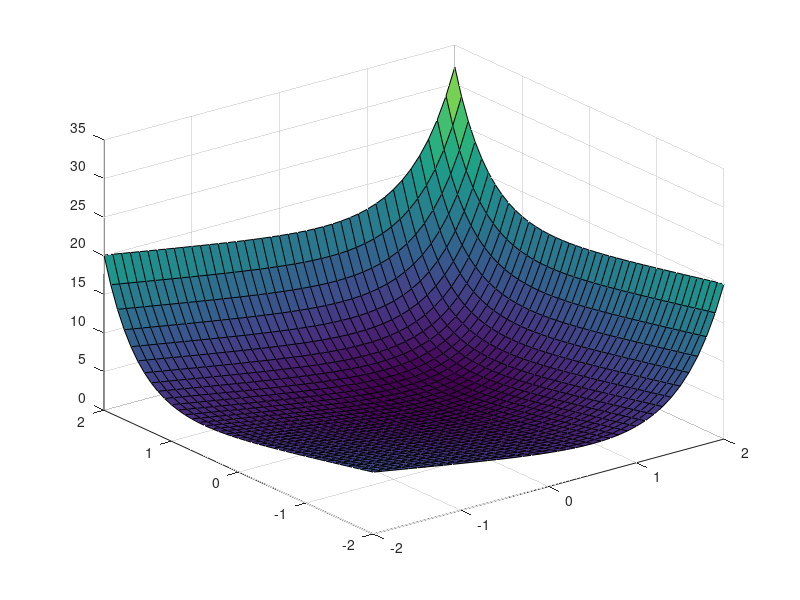

The MATLAB source for this figure: (Note: this script raises an error after producing the figure.)
close all; clear; clc;format long

[X,Y] = meshgrid(-2:0.1:2,-2:0.1:2);
a = 2;
b = 0.5;
fx = exp(a*(X-b))-a*(X-b) - 1 + exp(a*(Y-b))-a*(Y-b) - 1;

surf(X,Y,fx); alpha 0.5; hold on

contour(X,Y,fx,100)



%zlim([-2 5])

n = 2;
m = 1;
x = [-1.5;1.25];

xold = x;
xmin = 0;
xmax = 5;
gmax = -1;
oc =   ocOptimizer(0,1000,0.1,0,5,gmax);
disp('Test OC');
ch = 1;
for iter = 1:2000
    if ch < 2e-4,break;end
    fx = sum(x.^2);
    dfdx = [2*x(1)
        2*x(2)];
    
    
    [oc,x] = oc.update(x,-dfdx);
    
    ch = max(abs(x - xold));
    
    xold = x;
    
    fprintf('iter %d:\n',iter) ;
    fprintf('f =  %f\n', fx);
    fprintf('ch =  %f\n', ch);
    disp('g:');
    disp(sum(x))
    disp('x:')
    disp(x')
    
    
end
